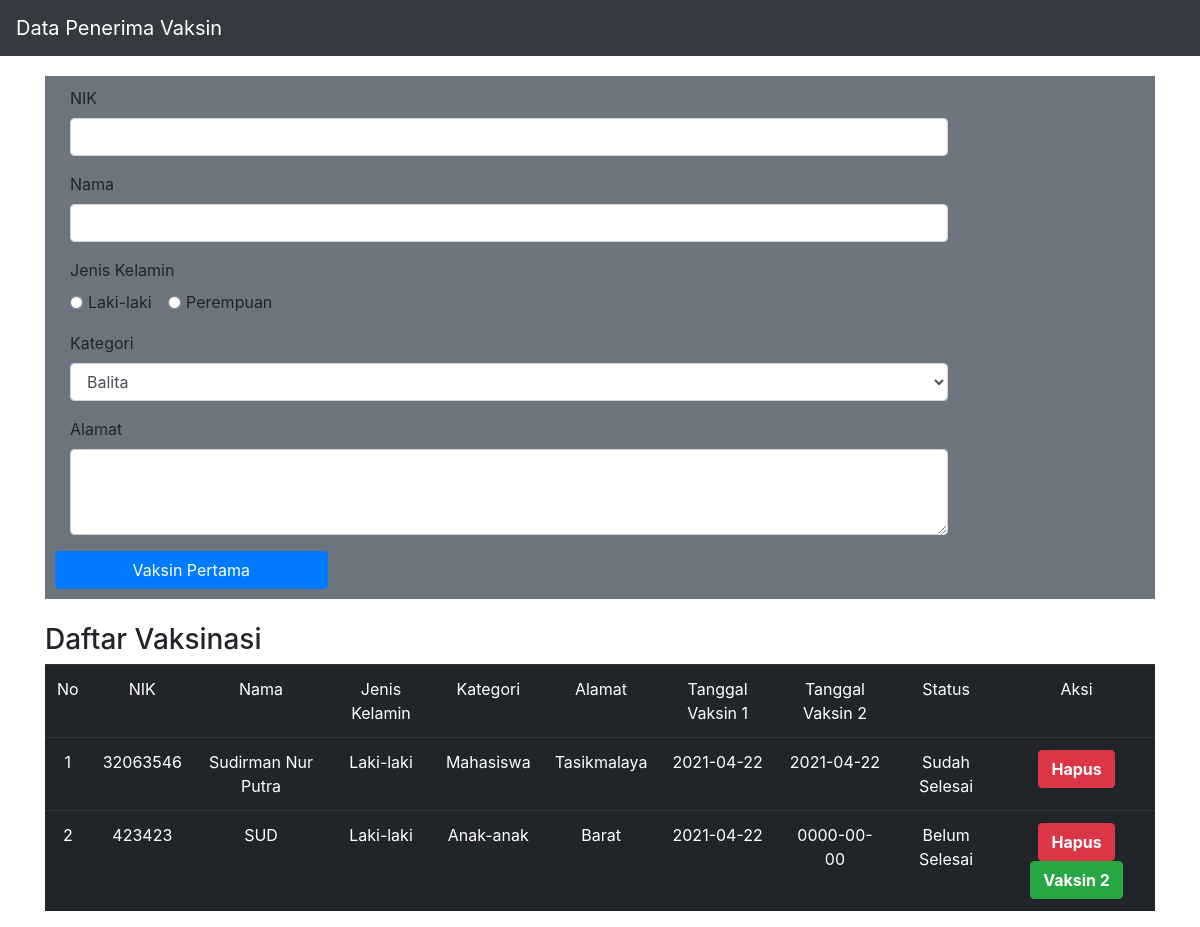
The page / on the database its author committed.
### tables this page shows
CREATE TABLE `pasien` (
  `id` int(11) NOT NULL,
  `nik` varchar(18) NOT NULL,
  `nama` varchar(50) NOT NULL,
  `jk` varchar(12) NOT NULL,
  `kategori` varchar(20) NOT NULL,
  `alamat` text NOT NULL,
  `tgl_vaksin1` date NOT NULL,
  `tgl_vaksin2` date NOT NULL
);

### conf.php (called while the page is built)
<?php
$db_host = "localhost";
$db_user = "root";
$db_password = "";
$db_name = "db_vaksin";
 ?>

### includes/DB.class.php (called while the page is built, shortened)
<?php
class DB{
	var $db_host = '';
	var $db_user = '';
	var $db_password = '';
	var $db_name = '';
	var $db_link = '';
	var $result = 0;
	function DB($db_host='', $db_user='', $db_password='', $db_name=''){
		$this->db_host = $db_host;
		$this->db_user = $db_user;
		$this->db_password = $db_password;
		$this->db_name = $db_name;
	}
	function open(){
		$this->db_link = mysqli_connect($this->db_host, $this->db_user, $this->db_password, $this->db_name);
	}
	function execute($query=""){
		$this->result = mysqli_query($this->db_link, $query);
		return $this->result;
	}
	function getResult(){
		return mysqli_fetch_array($this->result);
	}
}
 ?>

### includes/Task.class.php (called while the page is built, shortened)
<?php
class Task extends DB{
	function getTask(){
		$query = "SELECT * FROM pasien";
		return $this->execute($query);
	}
}
?>

### index.php (the view, shortened to what this page needs)
<?php
include("conf.php");
include("includes/Template.class.php");
include("includes/DB.class.php");
include("includes/Task.class.php");
$otask = new Task($db_host, $db_user, $db_password, $db_name);
$otask->open();
$otask->getTask();
$data = null;
$no = 1;
$tgl = date("0000-00-00");
while (list($id, $nik, $nama, $jk, $kategori, $alamat, $tgl_vaksin1, $tgl_vaksin2) = $otask->getResult()) {
	if ($tgl == $tgl_vaksin2) {
		$status = "Belum Selesai";
		$data .= "<tr>
		<td>" . $no . "</td>
		<td>" . $nik . "</td>
		<td>" . $nama . "</td>
		<td>" . $jk . "</td>
		<td>" . $kategori . "</td>
		<td>" . $alamat . "</td>
		<td>" . $tgl_vaksin1 . "</td>
		<td>" . $tgl_vaksin2 . "</td>
		<td>". $status ."</td>
		<td>
		<button class='btn btn-danger'><a href='index.php?id_hapus=" . $id . "' style='color: white; font-weight: bold;'>Hapus</a></button>
		<button class='btn btn-success' ><a href='index.php?id_status=" . $id .  "' style='color: white; font-weight: bold;'>Vaksin 2</a></button>
		</td>
		</tr>";
		$no++;
	}else {
		$status = "Sudah Selesai";
		$data .= "<tr>
		<td>" . $no . "</td>
		<td>" . $nik . "</td>
		<td>" . $nama . "</td>
		<td>" . $jk . "</td>
		<td>" . $kategori . "</td>
		<td>" . $alamat . "</td>
		<td>" . $tgl_vaksin1 . "</td>
		<td>" . $tgl_vaksin2 . "</td>
		<td>". $status ."</td>
		<td>
		<button class='btn btn-danger'><a href='index.php?id_hapus=" . $id . "' style='color: white; font-weight: bold;'>Hapus</a></button>
		</td>
		</tr>";
		$no++;
	}
}

### includes/Template.class.php (shortened to what this page needs)
<?php
class Template{
	var $content = '';
	function Template($filename = ''){
		$this->content = implode('', @file($filename));
	}
	function clear(){
		$this->content = preg_replace("/DATA_[A-Z|_|0-9]+/", "", $this->content);
	}
	function write(){
		print $this->content;
	}
	function replace($old = '', $new = ''){
		if(is_int($new)){
			$value = sprintf("%d", $new);
		}elseif(is_float($new)){
			$value = sprintf("%f", $new);
		}elseif(is_array($new)){
			$value = '';
			foreach( $new as $item){
				$value .= $item. '';
			}
		}else{
			$value = $new;
		}
		$this->content = preg_replace("/$old/",  $value, $this->content);
	}
}
 ?>

### rows shown on the page
pasien: nik "32063546", nama "Sudirman Nur Putra", jk "Laki-laki", kategori "Mahasiswa", alamat "Tasikmalaya", tgl_vaksin1 "2021-04-22", tgl_vaksin2 "2021-04-22", tgl_vaksin2 "Sudah Selesai"
pasien: nik "423423", nama "SUD", jk "Laki-laki", kategori "Anak-anak", alamat "Barat", tgl_vaksin1 "2021-04-22", tgl_vaksin2 "0000-00-00", tgl_vaksin2 "Belum Selesai"
